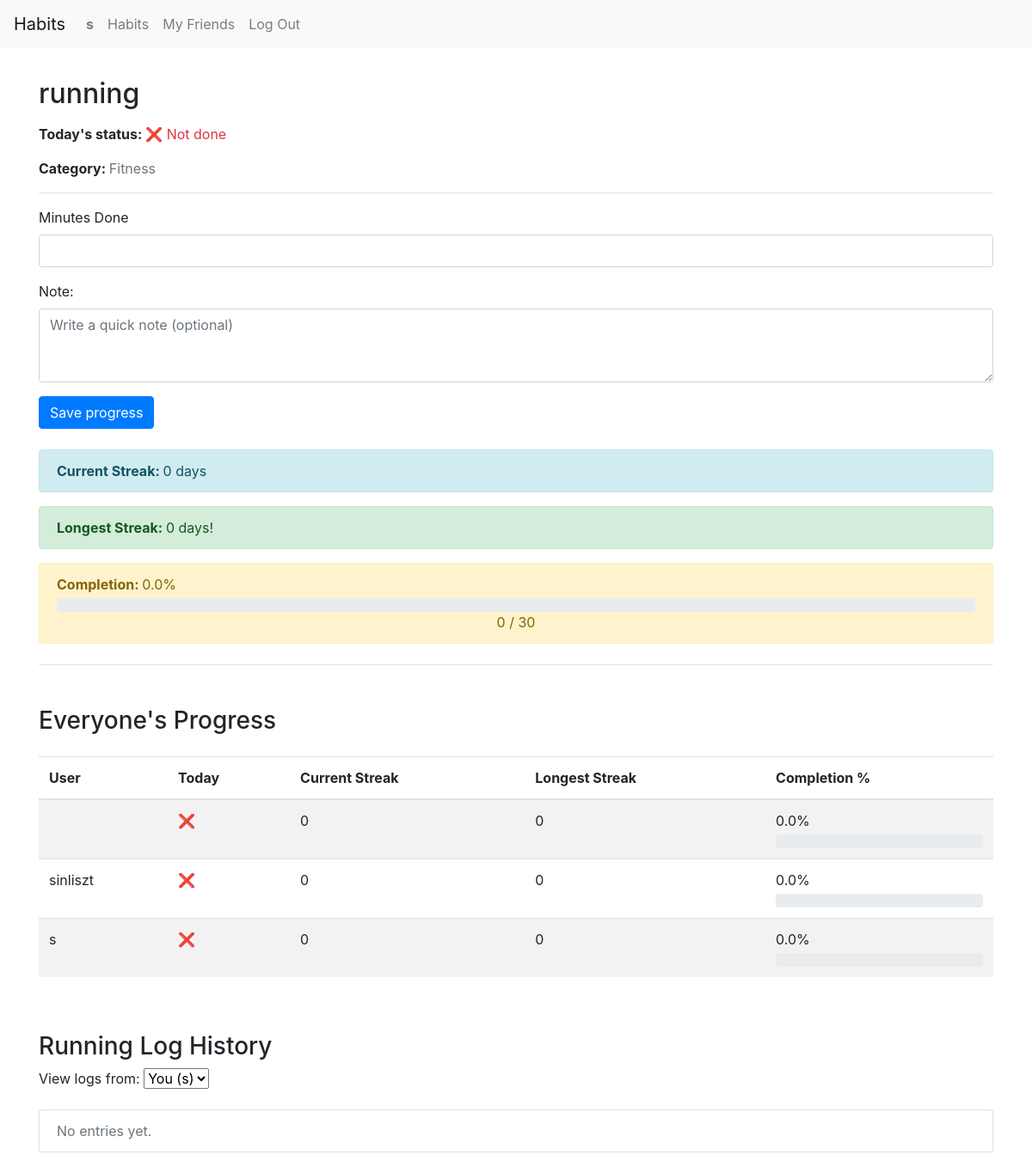
Page /habit/1/ (signed in) on the earlier database version.
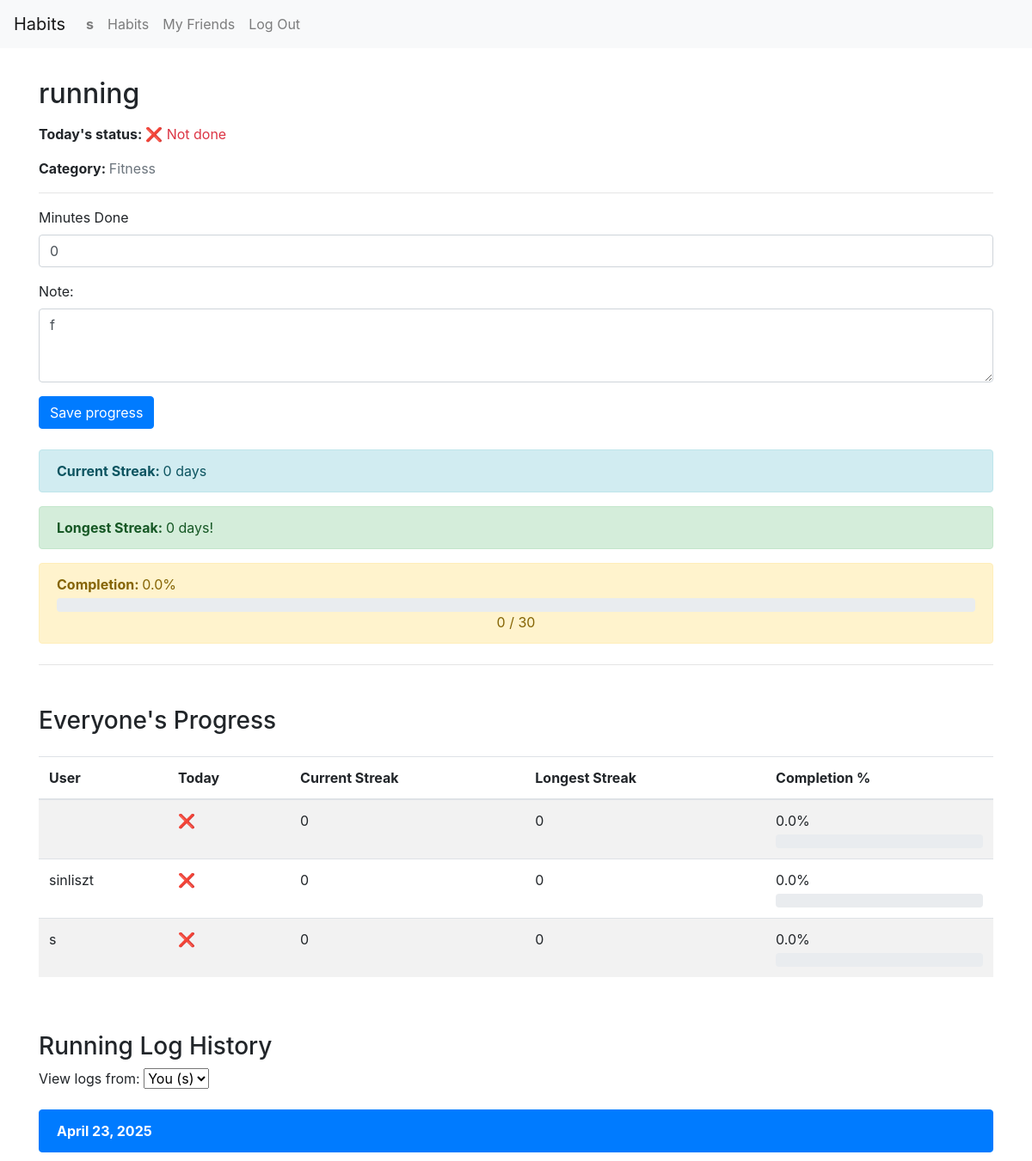
Same page on the later database version.
### tracker/models.py (models this page shows, shortened)
class User(AbstractUser):
    friends = models.ManyToManyField("self", symmetrical=True, blank=True)

class HabitLog(models.Model):
    habit = models.ForeignKey(Habit, on_delete=models.CASCADE, related_name="logs")
    user = models.ForeignKey(User, on_delete=models.CASCADE)
    date = models.DateField(auto_now_add=True)
    completed = models.BooleanField(default=False)
    minutes_done = models.PositiveIntegerField(default=0)
    note = models.TextField(blank=True)
    class Meta:
        unique_together = ("habit", "user", "date")

### tracker/views.py (the view)
# urls.py: path("habit/<int:habit_id>/", views.habit_detail, name="habit_detail"),
@login_required
def habit_detail(request, habit_id):
    habit = get_object_or_404(Habit, id=habit_id, users=request.user)
    if request.user != habit.owner and request.user not in habit.users.all():
        return HttpResponseForbidden("You do not have access to this habit")
    selected_user_id = request.GET.get("user", request.user.id)
    selected_user = get_object_or_404(User, id=selected_user_id)
    logs = HabitLog.objects.filter(habit=habit, user=selected_user).order_by('-date')
    today_minutes = logs.filter(date=date.today()).aggregate(Sum('minutes_done'))['minutes_done__sum'] or 0
    today_done = today_minutes >= habit.target_minutes
    streak_data = get_streaks_and_progress(selected_user, habit) or {
        "current_streak": 0,
        "longest_streak": 0,
        "completion_percent": 0,
    }
    if request.method == 'POST':
        if selected_user == request.user:
            form = HabitLogForm(request.POST)
            if form.is_valid():
                note = form.cleaned_data['note']
                minutes_done = form.cleaned_data["minutes_done"]
                HabitLog.objects.update_or_create(
                    habit=habit,
                    user=request.user,
                    date=date.today(),
                    defaults={
                        "note": note,
                        "minutes_done": minutes_done,
                    }
                )
                return redirect('habit_detail', habit_id=habit.id)
            else:
                form = None
    else:
        if request.user == selected_user:
            try:
                log_today = HabitLog.objects.get(user=request.user, habit=habit, date=date.today())
                minutes_done = log_today.minutes_done
                note = log_today.note
            except HabitLog.DoesNotExist:
                note = ""
                minutes_done = None
            form = HabitLogForm(initial={
            "note": note,
            "minutes_done": minutes_done,
            })
        else:
            form = None
    logs_by_date = []
    for date_value, group in groupby(logs, key=attrgetter("date")):
        logs_by_date.append({
            "date": date_value,
            "logs": list(group),
        })
    for entry in logs_by_date:
        total = sum(log.minutes_done for log in entry['logs'])
        entry['total_minutes'] = total
    all_users = [habit.owner] + list(habit.users.all())
    everyone_progress = []
    for user in all_users:
        logs_for_user = HabitLog.objects.filter(habit=habit, user=user)
        streak = get_streaks_and_progress(user, habit) or {
            "current_streak": 0,
            "longest_streak": 0,
            "completion_percent": 0,
        }
        today_minutes = logs.filter(date=date.today()).aggregate(Sum("minutes_done"))["minutes_done__sum"] or 0
        today_done = today_minutes >= habit.target_minutes
        everyone_progress.append({
            "user": user,
            "current_streak": streak["current_streak"],
            "longest_streak": streak["longest_streak"],
            "completion_percent": streak["completion_percent"],
            "today_done": today_done,
        })
    return render(request, 'tracker/habit_detail.html', {
        "habit": habit,
        "logs_by_date": logs,
        "today_minutes": today_minutes,
        "today_done": today_done,
        "form": form,
        "streak": streak_data,
        "shared_users": habit.users.exclude(id=request.user.id),
        "selected_user": selected_user,
        "everyone_progress": everyone_progress,
    })

### tracker/forms.py
class HabitLogForm(forms.ModelForm):
    class Meta:
        model = HabitLog
        fields = ["minutes_done", "note"]
        widgets = {
            "note": forms.Textarea(attrs ={
                "class": "form-control",
                "rows": 3,
                "placeholder": "Write a quick note (optional)",
            }),
            "minutes_done": forms.NumberInput(attrs={
                "class": "form-control",
                "min": 0,
                "max": 180,
            })
        }

### tracker/models.py (called while the page is built)
    def __str__(self):
        return self.name

### tracker/views.py (called while the page is built)
def get_streaks_and_progress(user, habit):
    logs = HabitLog.objects.filter(user=user, habit=habit)
    start_date = habit.created_at
    target_minutes = habit.target_minutes
    streak_data = calculate_streaks(logs, start_date, target_minutes)
    return streak_data

### tracker/templates/tracker/habit_detail.html (shortened to what the changed rows need)
{% extends "tracker/layout.html" %}
{% load static %}
{% block body %}
    <div class="container mt-4">
        <h2 class="mb-3">{{ habit.name }}</h2>
        {% if form %}
            <form method="post" class="mb-4">
                <div class="mb-3">
                    <label for="{{ form.minutes_done.id_for_label }}">Minutes Done</label>
                    {{ form.minutes_done }}
                </div>
                <div class="mb-3">
                    <label for="{{ form.note.id_for_label}}">Note: </label>
                    {{ form.note }}
                </div>
                <button type="submit" class="btn btn-primary">Save progress</button>
            </form>
        {% endif %}
        <div class="table-responsive">
            <table class="table table-striped mt-3">
                <thead>
                    <tr>
                        <th>User</th>
                        <th>Today</th>
                        <th>Current Streak</th>
                        <th>Longest Streak</th>
                        <th>Completion %</th>
                    </tr>
                </thead>
                <tbody>
                    {% for progress in everyone_progress %}
                        <tr>
                            <td>{{ progress.user.username }}</td>
                            <td>
                                {% if progress.today_done %}
                                    <span class="text-success">✅</span>
                                {% else %}
                                    <span class="text-danger">❌</span>
                                {% endif %}
                            </td>
                            <td>{{ progress.current_streak }}</td>
                            <td>{{ progress.longest_streak }}</td>
                            <td>
                                {{ progress.completion_percent }}%
                                <div class="progress mt-1">
                                </div>
                            </td>
                        </tr>
                    {% endfor %}
                </tbody>
            </table>
        </div>
        <form method="get" class="mb-3">
            <label for="user">View logs from:</label>
            <select name="user" id="user" onchange="this.form.submit()" class="form-select w-auto d-inline-block ms-2">
                <option value="{{ request.user.id }}" {% if selected_user.id == request.user.id %}selected{% endif %}>
                    You ({{ request.user.username }})
                </option>
            </select>
        </form>
        <ul class="list-group">
            {% for entry in logs_by_date %}
                <li class="list-group-item active">
                    <strong>{{ entry.date }}</strong>
                </li>
            {% empty %}
                <li class="list-group-item text-muted">No entries yet.</li>
            {% endfor %}
        </ul>
    </div>
{% endblock %}

### tracker/templates/tracker/layout.html (shortened to what this page needs)
{% load static %}
<!DOCTYPE html>
<html lang="en">
    <head>
        <link rel="stylesheet" href="https://stackpath.bootstrapcdn.com/bootstrap/4.4.1/css/bootstrap.min.css">
        <link href="{% static 'tracker/styles.css' %}" rel="stylesheet">
    </head>
    <body>
        <nav class="navbar navbar-expand-lg navbar-light bg-light">
            <a class="navbar-brand" href="#">Habits</a>
            <div>
              <ul class="navbar-nav mr-auto">
                {% if user.is_authenticated %}
                    <li class="nav-item">
                        <a class="nav-link" href="#"><strong>{{ user.username }}</strong></a>
                    </li>
                {% endif %}
                <li class="nav-item">
                  <a class="nav-link" href="{% url 'index' %}">Habits</a>
                </li>
                {% if user.is_authenticated %}
                    <li class="nav-item">
                        <a class="nav-link" href="{% url 'friends_list' %}">My Friends</a>
                    </li>
                    <li class="nav-item">
                        <a class="nav-link" href="{% url 'logout' %}">Log Out</a>
                    </li>
                {% endif %}
              </ul>
            </div>
          </nav>
        <div class="body">
            {% block body %}
            {% endblock %}
        </div>
    </body>
</html>

Differences in the rows shown:
added HabitLog: date "April 23, 2025"
Other differences:
form field minutes_done: (not shown) → "0"
form field note: (not shown) → "f"
text no longer shown: "No entries yet."
